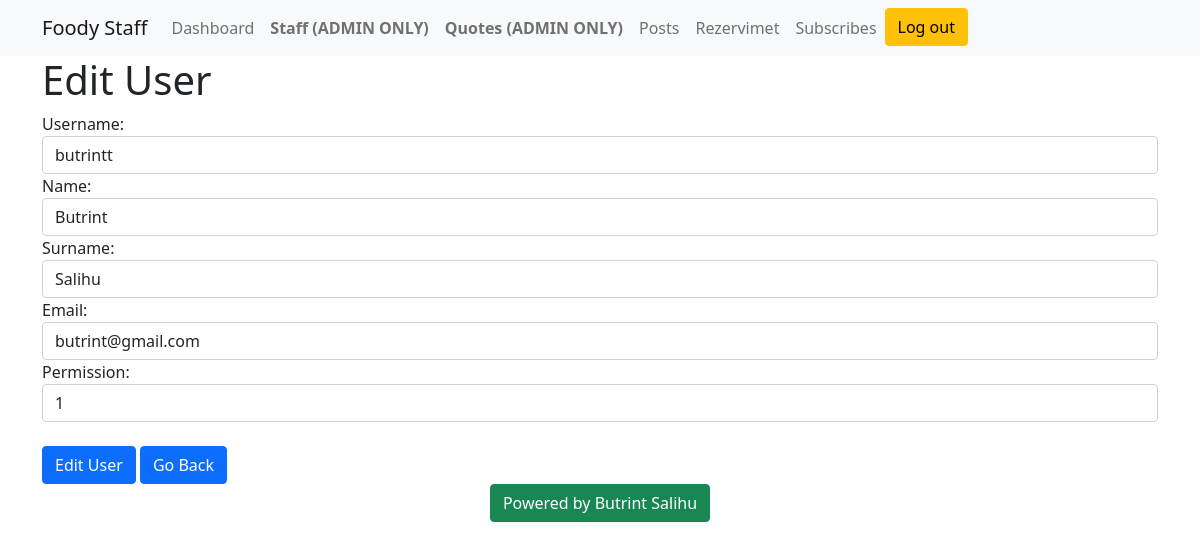
/admin/index.php?page=edit_user&id=1 (signed in), run on the app's committed database.
### tables this page shows
CREATE TABLE `staff` (
  `user_id` int(11) NOT NULL,
  `username` varchar(32) NOT NULL,
  `name` varchar(64) NOT NULL,
  `surname` varchar(128) NOT NULL,
  `email` varchar(128) NOT NULL,
  `password` varchar(512) NOT NULL,
  `permission` int(16) NOT NULL
);

### admin/edit_user.php (the view, shortened to what this page needs)
<?php
require '../config/dbconfig.php';
if ($_SESSION['permission'] == 1) {
    if (isset($_GET['id'])) {
        $id = $_GET['id'];
    }
    $sql = 'SELECT * FROM staff WHERE user_id = :id';
    $query = $conn->prepare($sql);
    $query->execute(['id' => $id]);
    $user = $query->fetch();
?>
    <div class="container">
    <link href="https://cdn.jsdelivr.net/npm/bootstrap@5.0.0-beta1/dist/css/bootstrap.min.css" rel="stylesheet">
        <h1>Edit User</h1>
        <form method="post">
            <div class="form-group">
                <label for="username">Username:</label>
                <input type="text" name="username" id="username" class="form-control" value="<?php echo $user['username'] ?>" required>
            </div>
            <div class="form-group">
                <label for="name">Name:</label>
                <input type="text" name="name" id="name" class="form-control" value="<?php echo $user['name'] ?>" required>
            </div>
            <div class="form-group">
                <label for="surname">Surname:</label>
                <input type="text" name="surname" id="surname" class="form-control" value="<?php echo $user['surname'] ?>" required>
            </div>
            <div class="form-group">
                <label for="email">Email:</label>
                <input type="email" name="email" id="email" class="form-control" value="<?php echo $user['email'] ?>" required>
            </div>
            <div class="form-group">
                <label for="permission">Permission:</label>
                <input type="number" name="permission" id="permission" class="form-control" value="<?php echo $user['permission'] ?>" required min=0 max=1>
            </div>
            <br>
                <input type="submit" value="Edit User" name="submit" class="btn btn-primary">
                <a href="index.php?page=staff" class="btn btn-primary">Go Back</a>
        </form>
    </div>
<?php } else {
    header('Location: test.php');
} ?>

### data on the page
staff: username "butrintt", name "Butrint", surname "Salihu", email "butrint@gmail.com", permission "1"
